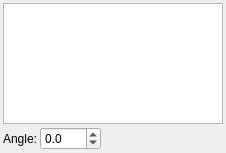
<?xml version="1.0" encoding="UTF-8"?>
<ui version="4.0">
 <class>NaviBox</class>
 <widget class="QWidget" name="NaviBox">
  <property name="geometry">
   <rect>
    <x>0</x>
    <y>0</y>
    <width>226</width>
    <height>153</height>
   </rect>
  </property>
  <layout class="QVBoxLayout" name="verticalLayout">
   <property name="spacing">
    <number>3</number>
   </property>
   <property name="leftMargin">
    <number>3</number>
   </property>
   <property name="topMargin">
    <number>3</number>
   </property>
   <property name="rightMargin">
    <number>3</number>
   </property>
   <property name="bottomMargin">
    <number>3</number>
   </property>
   <item>
    <widget class="NavigatorView" name="view"/>
   </item>
   <item>
    <layout class="QHBoxLayout" name="horizontalLayout">
     <item>
      <widget class="QLabel" name="label">
       <property name="text">
        <string>Angle:</string>
       </property>
      </widget>
     </item>
     <item>
      <widget class="QDoubleSpinBox" name="angle">
       <property name="decimals">
        <number>1</number>
       </property>
       <property name="minimum">
        <double>-360.000000000000000</double>
       </property>
       <property name="maximum">
        <double>360.000000000000000</double>
       </property>
       <property name="singleStep">
        <double>10.000000000000000</double>
       </property>
      </widget>
     </item>
     <item>
      <spacer name="horizontalSpacer">
       <property name="orientation">
        <enum>Qt::Horizontal</enum>
       </property>
       <property name="sizeHint" stdset="0">
        <size>
         <width>40</width>
         <height>20</height>
        </size>
       </property>
      </spacer>
     </item>
     <item>
      <widget class="QToolButton" name="zoomin">
       <property name="icon">
        <iconset theme="zoom-in">
         <normaloff>icons:zoom-in.png</normaloff>icons:zoom-in.png</iconset>
       </property>
       <property name="autoRaise">
        <bool>true</bool>
       </property>
      </widget>
     </item>
     <item>
      <widget class="QToolButton" name="zoomout">
       <property name="icon">
        <iconset theme="zoom-out">
         <normaloff>icons:zoom-out.png</normaloff>icons:zoom-out.png</iconset>
       </property>
       <property name="autoRaise">
        <bool>true</bool>
       </property>
      </widget>
     </item>
    </layout>
   </item>
  </layout>
 </widget>
 <customwidgets>
  <customwidget>
   <class>NavigatorView</class>
   <extends>QGraphicsView</extends>
   <header>docks/navigator.h</header>
  </customwidget>
 </customwidgets>
 <resources>
  <include location="icons/icons.qrc"/>
 </resources>
 <connections/>
</ui>
